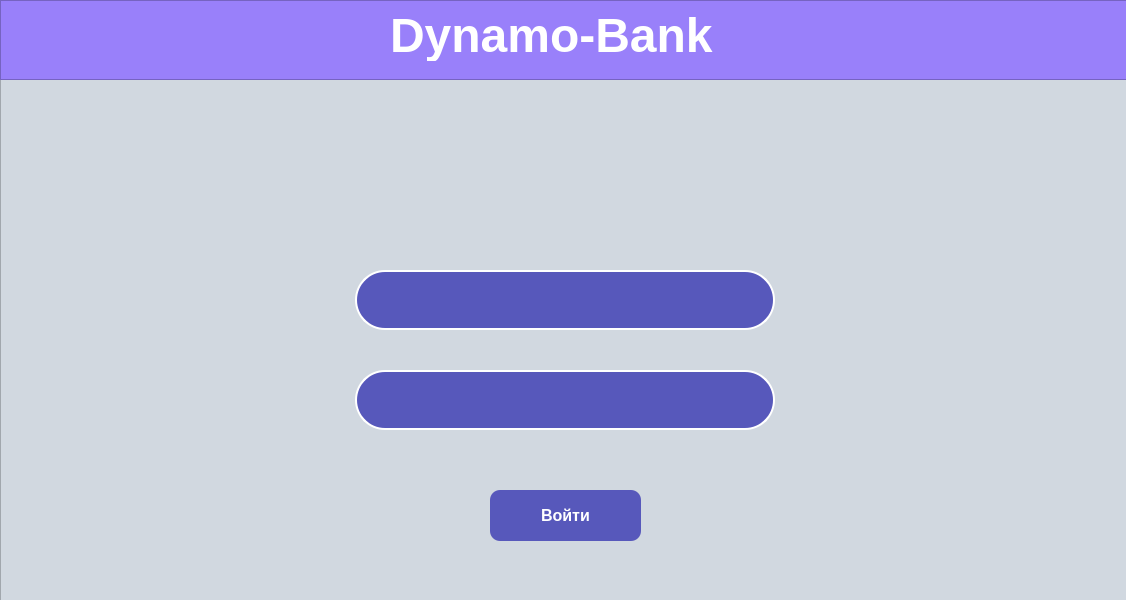
<?xml version="1.0" encoding="UTF-8"?>
<ui version="4.0">
 <class>MainWindow</class>
 <widget class="QMainWindow" name="MainWindow">
  <property name="geometry">
   <rect>
    <x>0</x>
    <y>0</y>
    <width>1126</width>
    <height>600</height>
   </rect>
  </property>
  <property name="windowTitle">
   <string>MainWindow</string>
  </property>
  <widget class="QWidget" name="centralwidget">
   <widget class="QFrame" name="frame">
    <property name="geometry">
     <rect>
      <x>0</x>
      <y>0</y>
      <width>1131</width>
      <height>601</height>
     </rect>
    </property>
    <property name="styleSheet">
     <string notr="true">background-color:#d1d8e0;</string>
    </property>
    <property name="frameShape">
     <enum>QFrame::StyledPanel</enum>
    </property>
    <property name="frameShadow">
     <enum>QFrame::Raised</enum>
    </property>
    <widget class="QFrame" name="frame_2">
     <property name="geometry">
      <rect>
       <x>0</x>
       <y>0</y>
       <width>1131</width>
       <height>80</height>
      </rect>
     </property>
     <property name="styleSheet">
      <string notr="true">background-color:#9980FA;
color:white;
text-align:center;</string>
     </property>
     <property name="frameShape">
      <enum>QFrame::StyledPanel</enum>
     </property>
     <property name="frameShadow">
      <enum>QFrame::Raised</enum>
     </property>
     <widget class="QLabel" name="label">
      <property name="geometry">
       <rect>
        <x>390</x>
        <y>10</y>
        <width>391</width>
        <height>51</height>
       </rect>
      </property>
      <property name="font">
       <font>
        <family>Tahoma</family>
        <pointsize>36</pointsize>
        <weight>75</weight>
        <bold>true</bold>
       </font>
      </property>
      <property name="styleSheet">
       <string notr="true">color:#black;</string>
      </property>
      <property name="text">
       <string>Dynamo-Bank</string>
      </property>
     </widget>
    </widget>
    <widget class="QLabel" name="label_2">
     <property name="geometry">
      <rect>
       <x>470</x>
       <y>590</y>
       <width>461</width>
       <height>181</height>
      </rect>
     </property>
     <property name="text">
      <string/>
     </property>
     <property name="pixmap">
      <pixmap>imgonline-com-ua-Transparent-backgr-48tgqomMjDUEwY.png</pixmap>
     </property>
    </widget>
    <widget class="QLabel" name="label_3">
     <property name="geometry">
      <rect>
       <x>320</x>
       <y>80</y>
       <width>461</width>
       <height>181</height>
      </rect>
     </property>
     <property name="text">
      <string/>
     </property>
     <property name="pixmap">
      <pixmap>imgonline-com-ua-Transparent-backgr-48tgqomMjDUEwY.png</pixmap>
     </property>
    </widget>
    <widget class="QLineEdit" name="admin_login_input">
     <property name="geometry">
      <rect>
       <x>355</x>
       <y>270</y>
       <width>420</width>
       <height>60</height>
      </rect>
     </property>
     <property name="font">
      <font>
       <family>Tahoma</family>
       <pointsize>20</pointsize>
       <weight>75</weight>
       <bold>true</bold>
      </font>
     </property>
     <property name="styleSheet">
      <string notr="true">background-color:#5758BB;
color:white;
border: 2px solid white;
border-radius: 30px;</string>
     </property>
     <property name="text">
      <string/>
     </property>
     <property name="alignment">
      <set>Qt::AlignCenter</set>
     </property>
    </widget>
    <widget class="QLineEdit" name="admin_password_input">
     <property name="geometry">
      <rect>
       <x>355</x>
       <y>370</y>
       <width>420</width>
       <height>60</height>
      </rect>
     </property>
     <property name="font">
      <font>
       <family>Tahoma</family>
       <pointsize>20</pointsize>
       <weight>75</weight>
       <bold>true</bold>
      </font>
     </property>
     <property name="styleSheet">
      <string notr="true">background-color:#5758BB;
color:white;
border: 2px solid white;
border-radius: 30px;</string>
     </property>
     <property name="alignment">
      <set>Qt::AlignCenter</set>
     </property>
    </widget>
    <widget class="QPushButton" name="enter_amin_button">
     <property name="geometry">
      <rect>
       <x>490</x>
       <y>490</y>
       <width>151</width>
       <height>51</height>
      </rect>
     </property>
     <property name="font">
      <font>
       <family>Tahoma</family>
       <pointsize>12</pointsize>
       <weight>75</weight>
       <bold>true</bold>
      </font>
     </property>
     <property name="styleSheet">
      <string notr="true">QPushButton{background-color:#5758BB;
color:white;
border-radius: 10px;}
QPushButton:pressed{
background-color:darkgreen;
color:white;
border-radius: 10px;
}</string>
     </property>
     <property name="text">
      <string>Войти</string>
     </property>
    </widget>
   </widget>
  </widget>
 </widget>
 <resources/>
 <connections/>
</ui>
